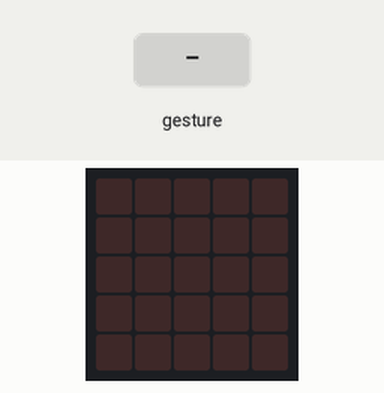
Recording of a program running on a simulated BBC micro:bit (MakeCode). On the bench: the board's 5×5 LED display. The inputs (shaded band) are chosen by the test bench. Random numbers come from a fixed seed; a tilt is held for 1.5 s and a shake lasts 1 s, then the board lies face up again.

Above: at 1.2 s.
1.3 s: gesture 'shake'
At 2.0 s:
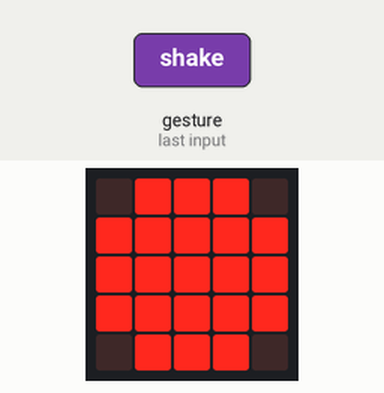
3.0 s: gesture 'shake'
At 4.5 s:
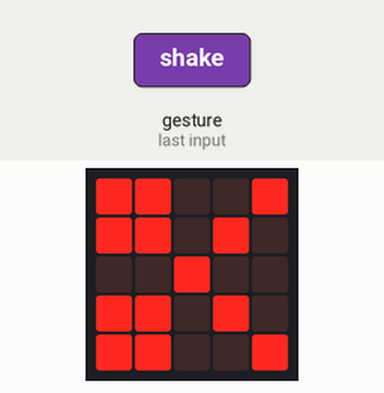
Timing chart, 0 to 6.0 s (numbered marks = the images above; inputs shaded):
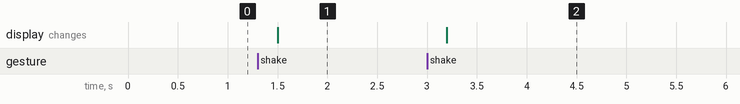

The program:

main.ts
```typescript
let Send_hånd_til = 0
input.onGesture(Gesture.Shake, function () {
    Send_hånd_til = randint(1, 3)
    if (Send_hånd_til == 1) {
        basic.showLeds(`
            . # # # .
            # # # # #
            # # # # #
            # # # # #
            . # # # .
            `)
    } else if (Send_hånd_til == 2) {
        basic.showLeds(`
            . # # # .
            . # # # .
            . # # # .
            . # # # .
            . # # # .
            `)
    } else if (Send_hånd_til == 3) {
        basic.showLeds(`
            # # . . #
            # # . # .
            . . # . .
            # # . # .
            # # . . #
            `)
    } else {

    }
})
```

test.ts
```typescript
// test ender her, dette bliver ikke kompileret, når denne pakke bruges som en udvidelse.
```

Measured:
- after the input at 1.3 s, the display: changes after 0.20 s (image 1)
- after the input at 3.0 s, the display: changes after 0.20 s (image 2)
